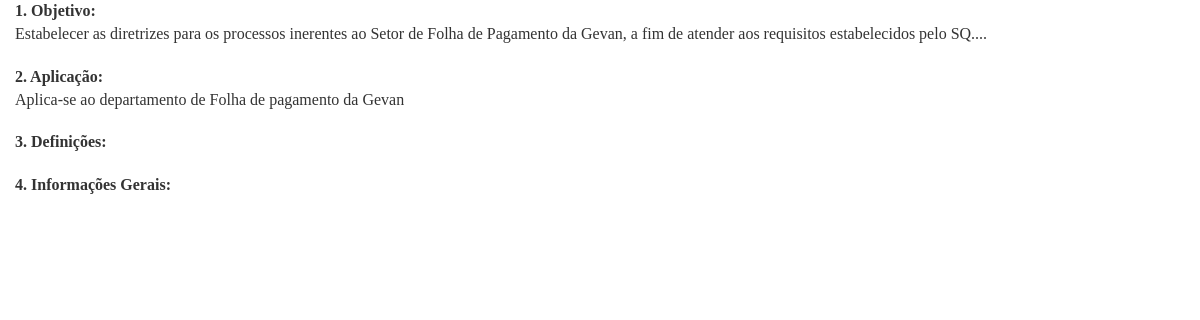
Page /production/php/imprime/imprime-pi.php?cod_pi=FOL01 on the earlier database version.
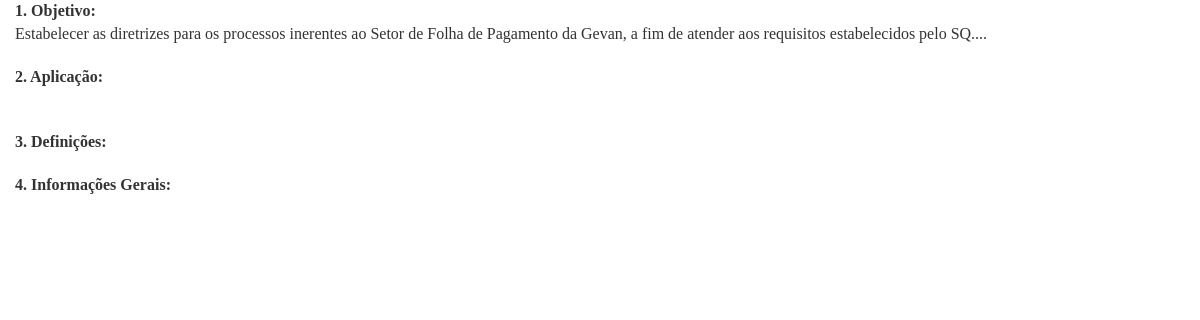
Same page on the later database version.
### tables this page shows
CREATE TABLE `aplicacoes` (
  `id_aplicacao` int(11) NOT NULL,
  `cod_pi` int(11) DEFAULT NULL,
  `descricao` varchar(1000) DEFAULT NULL
);

### production/php/bancos/banco-pis.php (called while the page is built, shortened)
<?php
function buscaObjetivo($conexao, $cod_pi){
    $query = "select  * from objetivos where cod_pi='{$cod_pi}'";
    $resultado = mysqli_query($conexao, $query);
    $cliente = mysqli_fetch_assoc($resultado);
    return $cliente;
}
function buscaAplicacao($conexao, $cod_pi){
    $query = "select  * from aplicacoes where cod_pi='{$cod_pi}'";
    $resultado = mysqli_query($conexao, $query);
    $cliente = mysqli_fetch_assoc($resultado);
    return $cliente;
}

### production/php/imprime/imprime-pi.php (the view, shortened to what this page needs)
<?php include "../bancos/conecta.php";?>
<?php include "../bancos/banco-pis.php";?>
<?php
  $cod_pi = $_GET['cod_pi'];
  $objetivo = buscaObjetivo($conexao, $cod_pi);
  $aplicacao = buscaAplicacao($conexao, $cod_pi);
  $informacao = buscaInformacao($conexao, $cod_pi);
?>
<!DOCTYPE html>
<html>
	<head>
		<link href="../../../vendors/bootstrap/dist/css/bootstrap.min.css" rel="stylesheet">
		<link href="../../../vendors/font-awesome/css/font-awesome.min.css" rel="stylesheet">
		<link href="../../../vendors/nprogress/nprogress.css" rel="stylesheet">
		<link href="../../../vendors/iCheck/skins/flat/green.css" rel="stylesheet">
		<link href="../../../vendors/datatables.net-bs/css/dataTables.bootstrap.min.css" rel="stylesheet">
		<link href="../../../vendors/datatables.net-buttons-bs/css/buttons.bootstrap.min.css" rel="stylesheet">
		<link href="../../../vendors/datatables.net-fixedheader-bs/css/fixedHeader.bootstrap.min.css" rel="stylesheet">
		<link href="../../../vendors/datatables.net-responsive-bs/css/responsive.bootstrap.min.css" rel="stylesheet">
		<link href="../../../vendors/datatables.net-scroller-bs/css/scroller.bootstrap.min.css" rel="stylesheet">
		<link rel="stylesheet" type="text/css" href="../../css/imprime.css">
	</head>
	<body>
		<div class="x_content">
		  <div class="row">
		    <div class="col-md-12 col-sm-12 col-xs-12">
		    	<div id="conteudo">
		    		<div class="container">
		    			<div class="row">
		    				<p><strong>1. Objetivo:</strong></p><br>
		    				<p><?=$objetivo['descricao']?></p><br><br>
		    				<p><strong>2. Aplicação:</strong></p><br>
		    				<p><?=$aplicacao['descricao']?></p><br><br>
		    				<p><strong>3. Definições:</strong></p><br>
		    				<br>
		    				<p><strong>4. Informações Gerais:</strong></p><br>
		    				<p><?=$informacao['descricao']?></p><br><br>
		    			</div>
		    		</div>
		    	</div>
		    </div>
		  </div>
		</div>
	</body>
</html>

Differences in the rows shown:
removed aplicacoes: descricao "Aplica-se ao departamento de Folha de pagamento da Gevan"
